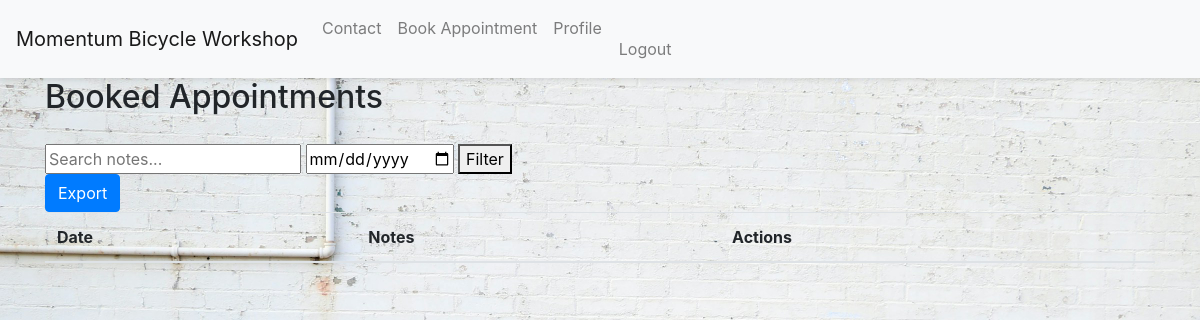
The page /owner/dashboard/ (signed in) on the database as committed earlier.
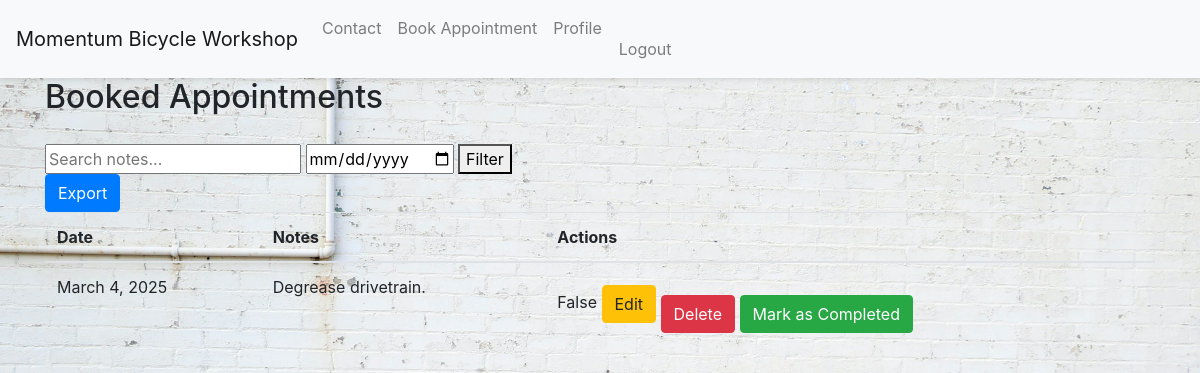
The same page on the database as committed later.
### myapp/models.py (models this page shows, shortened)
class Appointment(models.Model):
    user = models.ForeignKey(User, on_delete=models.CASCADE)  # Associate the appointment with a user
    date = models.DateField()
    time = models.TimeField()
    description = models.TextField(blank=True)  # Allowing blank descriptions
    photo = models.ImageField(upload_to='photos/', blank=True, null=True)
    completed = models.BooleanField(default=False)
    notified = models.BooleanField(default=False)
    class Meta:
        unique_together = ('user', 'date')  # or ('user', 'date', 'time') if you want to prevent double booking at the same time

### myapp/views.py (the view)
# urls.py: path('owner/dashboard/', OwnerDashboardView.as_view(), name='owner_dashboard'),  # Use the class-based view here
class OwnerDashboardView(LoginRequiredMixin, TemplateView):
    template_name = 'myapp/owner_dashboard.html'
    def get(self, request):
        appointments = Appointment.objects.all()
        date_filter = request.GET.get('date')
        if date_filter:
            appointments = appointments.filter(date=date_filter)
        search_query = request.GET.get('search')
        if search_query:
            appointments = appointments.filter(description__icontains=search_query)
        return render(request, self.template_name, {'appointments': appointments})

### myapp/templates/myapp/owner_dashboard.html (shortened to what this page needs)
{% extends "myapp/base.html" %}
{% block content %}
<h2>Booked Appointments</h2>
<form method="GET" action="{% url 'owner_dashboard' %}">
    <input type="text" name="search" placeholder="Search notes...">
    <input type="date" name="date">
    <button type="submit">Filter</button>
</form>
<a href="{% url 'export_appointments' %}" class="btn btn-primary">Export</a>
<table class="table">
    <thead>
        <tr>
            <th>Date</th>
            <th>Notes</th>
            <th>Actions</th>
        </tr>
    </thead>
    <tbody>
        {% for appointment in appointments %}
        <tr>
            <td>{{ appointment.date }}</td>
            <td>{{ appointment.description }}</td>
            <td>
                <span>{{ appointment.completed }}</span>
                <a href="{% url 'edit_appointment' appointment.id %}" class="btn btn-warning">Edit</a>
                <form method="POST" action="{% url 'delete_appointment' appointment.id %}" style="display:inline;">
                    <button type="submit" class="btn btn-danger">Delete</button>
                </form>
                {% if not appointment.completed %}
                <form method="POST" action="{% url 'mark_completed' appointment.id %}" style="display:inline;">
                    <button type="submit" class="btn btn-success">Mark as Completed</button>
                </form>
                {% else %}
                <span>Completed</span>
                {% endif %}
            </td>
        </tr>
        {% endfor %}
    </tbody>
</table>
{% endblock %}

### myapp/templates/myapp/base.html (shortened to what this page needs)
{% load static %}
<!DOCTYPE html>
<html lang="en">
<head>
    <link rel="stylesheet" href="{% static 'myapp/css/normalize.min.css' %}">
    <link rel="stylesheet" href="{% static 'myapp/css/style.css' %}">
    <link href="https://stackpath.bootstrapcdn.com/bootstrap/4.5.2/css/bootstrap.min.css" rel="stylesheet">
</head>
<body class="{% block body_class %}{% endblock %}">
    <header>
        <nav class="navbar navbar-expand-lg navbar-light bg-light">
            <a class="navbar-brand" href="{% url 'home' %}">Momentum Bicycle Workshop</a>
            <div class="collapse navbar-collapse" id="navbarNav">
                <ul class="navbar-nav">
                    <li class="nav-item"><a class="nav-link" href="{% url 'contact' %}">Contact</a></li>
                    {% if user.is_authenticated %}
                    <li class="nav-item"><a class="nav-link" href="{% url 'book_appointment' %}">Book Appointment</a>
                    </li>
                    <li class="nav-item"><a class="nav-link" href="{% url 'profile' %}">Profile</a></li>
                    <li class="nav-item">
                        <form method="post" action="{% url 'logout' %}">
                            <button type="submit" class="btn btn-link nav-link">Logout</button>
                        </form>
                    </li>
                    {% else %}
                    <li class="nav-item"><a class="nav-link" href="{% url 'register' %}">Register</a></li>
                    <li class="nav-item"><a class="nav-link" href="{% url 'login' %}">Login</a></li>
                    {% endif %}
                </ul>
            </div>
        </nav>
    </header>
    <main class="container">
        {% block content %}
        {% endblock %}
    </main>
</body>
</html>

### static/myapp/css/style.css (style rules this page uses)
.navbar { position: fixed; top: 0; left: 0; right: 0; width: 100%; z-index: 999; background-color: rgba(255, 255, 255, 0.9); box-shadow: 0 2px 5px rgba(0, 0, 0, 0.1); }
body { padding-top: 0px; background-image: url("../images/about-background.jpg"); background-size: cover; background-position: center; background-repeat: no-repeat; min-height: 100vh; }
form button { margin-top: 20px; }

Rows that differ between the two databases and show on the page:
added Appointment: date "March 4, 2025", description "Degrease drivetrain.", completed "False", shows "Mark as Completed"
